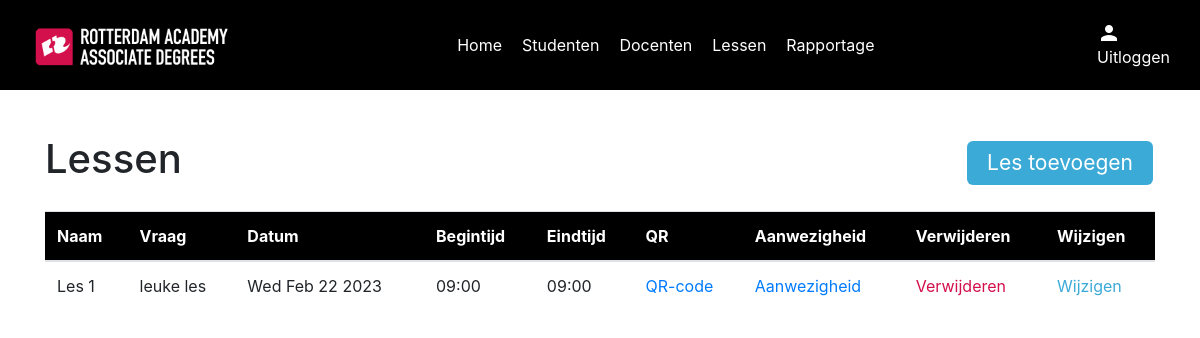
The app's page /lessen_overzicht with its own data.
### models/lessonModel.py (models this page shows)
class Lesson(db.Model):
    id = db.Column(db.String(255), primary_key=True)
    name = db.Column(db.String(100), nullable=True)
    question = db.Column(db.String(600), nullable=True)
    date = db.Column(db.String(200), nullable=False)
    start_time = db.Column(db.String(200), nullable=False)
    end_time = db.Column(db.String(200), nullable=False)
    attendance_records = relationship('Attendance', backref='lesson_record', cascade='all, delete')
    def to_dict(self):
        return {
            'id': self.id,
            'name': self.name,
            'question': self.question,
            'date': self.date,
            'start_time': self.start_time,
            'end_time': self.end_time,
        }

### routes/lessonRoutes.py (the view)
    @app.route("/lessen_overzicht")
    def lessons_index():
        lessons = LessonController.get_all_lessons()
        return render_template(
            "lessons/index.html", lessons=lessons
        )

### controllers/lessonController.py (called while the page is built)
    @staticmethod
    def get_all_lessons():
        lessons = Lesson.query.all()
        lessons_dict = [lesson.to_dict() for lesson in lessons]
        return lessons_dict

### routes/lessonRoutes.py (called while the page is built)
def setup_lesson_routes(app):
    @app.route("/lessen_overzicht")
    def lessons_index():
        lessons = LessonController.get_all_lessons()
        return render_template(
            "lessons/index.html", lessons=lessons
        )
    @app.route('/lessons/', methods=['POST'])
    def create_lesson():
        return LessonController.create_lesson()
    @app.route('/lessons/<id>', methods=['GET'])
    def show_lesson(id):
        return LessonController.show_lesson(id)
    @app.route('/lessons/<id>', methods=['POST'])
    def update_lesson(id):
        return LessonController.update_lesson(id)
    @app.route('/lessons/<id>', methods=['DELETE'])
    def delete_lesson(id):
        return LessonController.delete_lesson(id)

### templates/lessons/index.html (shortened to what this page needs)
{% include "layout.html" %}
{% block content %}
{% include "navigation.html" %}
<div class="lessons container">
    <div class="index" id="lessons">
        <div class="top-content">
            <h1>Lessen</h1>
            <a href="#" class="button" id="btnCreate" data-toggle="modal" data-target="#lessonModal">Les toevoegen</a>
        </div>
        <table class="table">
            <thead style="background-color: black; color: #fff;">
            <tr>
                <th scope="Name">Naam</th>
                <th scope="Name">Vraag</th>
                <th scope="Date">Datum</th>
                <th scope="Starttime">Begintijd</th>
                <th scope="Endtime">Eindtijd</th>
                <th scope="QR">QR</th>
                <th scope="Attendance">Aanwezigheid</th>
                <th scope="Delete">Verwijderen</th>
                <th scope="Change">Wijzigen</th>
            </tr>
            </thead>
            <tbody>
            {% for lesson in lessons %}
            <tr>
                <td>{{ lesson.name }}</td>
                <td style="max-width: 200px; overflow: hidden">{{ lesson.question }}</td>
                <td>{{ lesson.date }}</td>
                <td>{{ lesson.start_time }}</td>
                <td>{{ lesson.end_time }}</td>
                <td><a href="/check-in/{{ lesson.id }}">QR-code</a></td>
                <td><a href="/lesson/{{ lesson.id }}/aanwezigheid">Aanwezigheid</a></td>
                <td><a href="#" class="red" data-id="{{ lesson.id }}" id="btnDelete">Verwijderen</a></td>
                <td><a href="#" class="blue" data-id="{{ lesson.id }}" id="btnEdit" data-toggle="modal"
                       data-target="#lessonModal">Wijzigen</a></td>
            </tr>
            {% endfor %}
            </tbody>
        </table>
    </div>
</div>
{% endblock %}

### templates/layout.html (shortened to what this page needs)
<!DOCTYPE html>
<html lang="en">
<head>
    <link rel="stylesheet" href="https://cdn.jsdelivr.net/npm/bootstrap@4.4.1/dist/css/bootstrap.min.css"
>
    <link rel="stylesheet" type="text/css" href="https://cdn.jsdelivr.net/npm/pikaday/css/pikaday.css">
    <link rel="stylesheet" href="/static/css/style.css" type="text/css"/>
    <link rel="stylesheet" href="https://cdnjs.cloudflare.com/ajax/libs/font-awesome/6.3.0/css/all.min.css"
          type="text/css"/>
</head>
<body>
</body>
</html>

### templates/navigation.html (shortened to what this page needs)
<nav class="navigation">
    <div class="nav_container">
        <a href="/index">
            <img src="/static/assets/ra_logo.png" alt="RAC logo" />
        </a>
        <div class="links">
            <a href="/index">Home</a>
            <a href="/studenten_overzicht">Studenten</a>
            <a href="/docenten_overzicht">Docenten</a>
            <a href="/lessen_overzicht">Lessen</a>
            <a href="/rapportage">Rapportage</a>
        </div>
        <div class="account">
            <div class="user">
                <span class="material-icons">person</span>
            </div>
            <a href="/logout">Uitloggen</a>
        </div>
    </div>
</nav>

### static/css/style.css (style rules this page uses)
:root { --black: #000; --white: #fff; --racRed: #D30E4C; --racBlue: #3CAAD7; --textColor: #272727; }
.container { position: relative; top: 90px; }
.navigation .nav_container { width: 1140px; margin: 0 auto; padding: unset; padding-top: 120px; }
.navigation { top: 0; background-color: var(--black); position: fixed; width: 100%; height: 90px; z-index: 10; }
.navigation .nav_container { padding-top: unset; height: 100%; display: flex; align-items: center; justify-content: space-between; gap: 20px; }
.navigation img { height: 45px; }
.navigation .links { display: flex; justify-content: space-between; gap: 20px; }
.navigation a { color: var(--white); }
.navigation .material-icons { color: var(--white); }
.navigation .user { display: flex; justify-content: space-between; align-items: center; color: var(--white); }
.button { background-color: var(--racBlue); border: none; color: var(--white); padding: 6px 20px; text-align: center; display: inline-block; font-size: 21px; margin: 4px 2px; border-radius: 6px; }
.red { color: var(--racRed) !important; }
.blue { color: var(--racBlue) !important; }
.index .top-content { display: flex; justify-content: space-between; align-items: center; margin: 45px 0 20px 0; }

### records on screen
Lesson: name "Les 1", question "leuke les", date "Wed Feb 22 2023", start_time "09:00", end_time "09:00"
